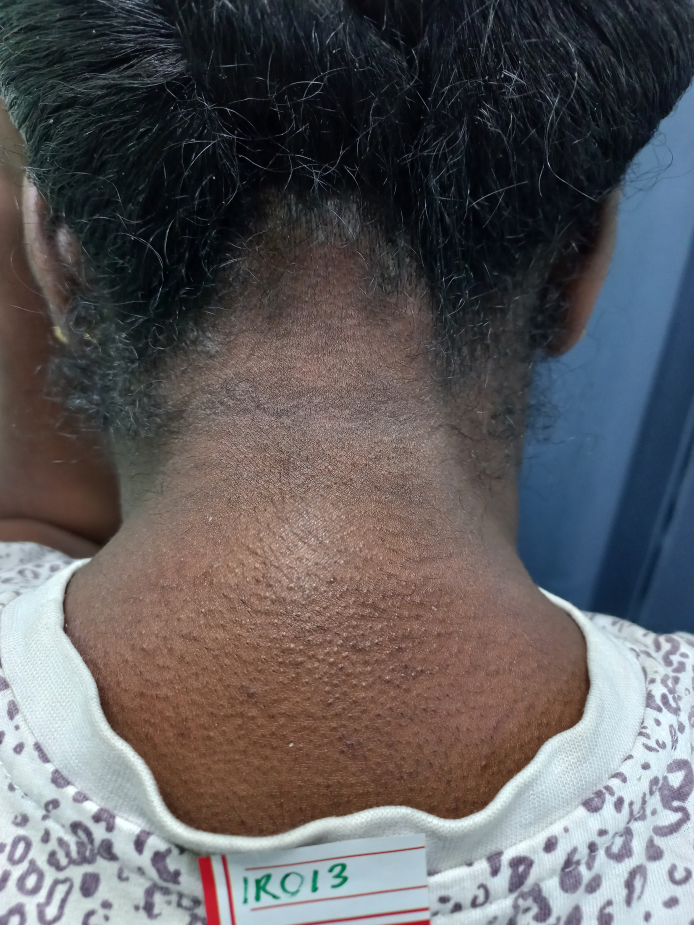
#> input picture Originals/IR013.jpg, 3468 x 4624 px (shown at 1/5 size); its folder holds only this picture in this run
$ python extract_channels.py
#> lines starting #> are read from the running program, lines starting #| are printed output that depends on the picture
### Functions/fileFunctions.py
import os
import cv2
import argparse
import csv
import matplotlib.pyplot as plt

def write_to_csv(output_file_path, fieldnames, data):
    #The fieldnames and data shuld be in an array form.
    file_exists = os.path.exists(output_file_path)
    with open(output_file_path, mode='a', newline='') as file:
        writer = csv.DictWriter(file, fieldnames=fieldnames)
        # Write header if the file is newly created
        if not file_exists:
            writer.writeheader()
        # Write rows
        for row in data:
            writer.writerow(row)

# [7 lines left out: function makeFolder, not called in this run]

def readFromFile(filepath, file):
    #The file param can come from the increment of the directory loop
    # for file in os.listdir(filepath)
    # construct the argument parse and parse the arguments
#> called with filepath = 'Originals', file = 'IR013.jpg'
    ap = argparse.ArgumentParser()
    ap.add_argument("-i", "--image", help="path to the image file", default=f'{filepath}/{file}')
    args = vars(ap.parse_args())
    image = cv2.imread(args["image"])
#> image is the input picture: shape (4624, 3468, 3); mean B, G, R 93.7, 91.8, 94.2
    image = cv2.resize(image, (300, 300))
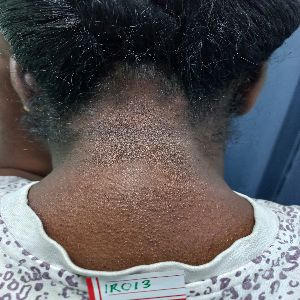
#> image: shape (300, 300, 3); mean B, G, R 93.6, 91.7, 94.1
    #This image is output as BGR
    return image

# [52 lines left out: functions readFromFile_noResize, writeImgTofile, filmStripPlot, showfilmStripPlot, not called in this run]

### Functions/ImgAnalysisFunctions.py
import cv2
import matplotlib.pyplot as plt
import numpy as np
import os
import argparse
from statistics import mean
from Functions.maskFunctions import *
from Functions.fileFunctions import *

def k_means(image, k=3):
#> called with k = 2
    pxl_val = image.reshape((-1,3))
    pxl_val = np.float32(pxl_val)
    #print(pxl_val.shape)
    criteria = (cv2.TERM_CRITERIA_EPS + cv2.TERM_CRITERIA_MAX_ITER, 100, 0.2)
    k = 3
    _, labels, (centers) = cv2.kmeans(pxl_val, k, None, criteria, 10, cv2.KMEANS_RANDOM_CENTERS)
#> centers = [[38.46, 33.94, 30.45], [209.8, 205.3, 193.5], [96.09, 97.56, 111.3]]
    centers = np.uint8(centers)
#> centers = [[38, 33, 30], [209, 205, 193], [96, 97, 111]]
    labels = labels.flatten()
    segmented_image = centers[labels.flatten()]
    segmented_image = segmented_image.reshape(image.shape)
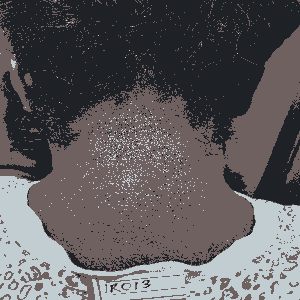
#> segmented_image: shape (300, 300, 3); mean B, G, R 93.3, 91, 93.7
    #Remember the center points are output as bgr
    return segmented_image, centers

# [407 lines left out: functions k_meansFolder, k_meansFile, grayHist, grayHistnoBlk, rgbHist_w_Msk, rgbHist and 10 more, not called in this run]

### extract_channels.py
import os
import cv2
import numpy as np
import csv
import random
import math
from statistics import mean
from Functions.fileFunctions import write_to_csv
from Functions.fileFunctions import readFromFile
from Functions.ImgAnalysisFunctions import k_means

RGB_SCALE = 255
CMYK_SCALE = 100

def sRGBtoLinearRGB(c):
    if c <= 0.04045:
        return c / 12.92
    else:
        return round((((c + 0.055) / 1.055) ** 2.4),2)

def rgb_to_cmyk(r, g, b):
    if (r, g, b) == (0, 0, 0):
        # black
        return 0, 0, 0, CMYK_SCALE

    # rgb [0,255] -> cmy [0,1]
    c = 1 - r / RGB_SCALE
    m = 1 - g / RGB_SCALE
    y = 1 - b / RGB_SCALE

    # extract out k [0, 1]
    min_cmy = min(c, m, y)
    c = (c - min_cmy) / (1 - min_cmy)
    m = (m - min_cmy) / (1 - min_cmy)
    y = (y - min_cmy) / (1 - min_cmy)
    k = min_cmy

    # rescale to the range [0,CMYK_SCALE]
    return int(c * CMYK_SCALE), int(m * CMYK_SCALE), int(y * CMYK_SCALE), int(k * CMYK_SCALE)

def rgbToLab(r, g, b) :
    r = r / 255
    g = g / 255
    b = b / 255

    if r > 0.04045:
        r = (r + 0.055) / 1.055 ** 2.4
    else:
        r = r / 12.92

    if g > 0.04045:
        g = (g + 0.055) / 1.055 ** 2.4
    else:
        g = g / 12.92

    if b > 0.04045:
        b = (b + 0.055) / 1.055 ** 2.4
    else:
        b = b / 12.92

    x = (r * 0.4124 + g * 0.3576 + b * 0.1805) / 0.95047
    y = (r * 0.2126 + g * 0.7152 + b * 0.0722) / 1.00000
    z = (r * 0.0193 + g * 0.1192 + b * 0.9505) / 1.08883

    if x > 0.008856:
        x = x ** (1 / 3)
    else:
        x = (7.787 * x) + 16 / 116
    if y > 0.008856:
        y = y ** (1 / 3)
    else:
        y = (7.787 * y) + 16 / 116
    if z > 0.008856:
        z = z ** (1 / 3)
    else:
        z = (7.787 * z) + 16 / 116

    return round(((116 * y) - 16),3), round((500 * (x - y)),3), round((200 * (y - z)),3)

def rgbToHsv(r, g, b):
    rabs = r / 255
    gabs = g / 255
    babs = b / 255
    v = max(rabs, gabs, babs)
    diff = v - min(rabs, gabs, babs)
    diffc = lambda c: (v - c) / 6 / diff + 1 / 2
    percentRoundFn = lambda num: round(num * 100) / 100
    if diff == 0:
        h = s = 0
    else:
        s = diff / v
        rr = diffc(rabs)
        gg = diffc(gabs)
        bb = diffc(babs)
        if rabs == v:
            h = bb - gg
        elif gabs == v:
            h = (1 / 3) + rr - bb
        elif babs == v:
            h = (2 / 3) + gg - rr
        if h < 0:
            h += 1
        elif h > 1:
            h -= 1
    return round(h * 360),percentRoundFn(s * 100),percentRoundFn(v * 100)

def rgbToLuminance(r, g, b):
      return round((((0.2126*r/255)+(0.7152*g/255)+(0.0722*b/255))*100),2)

def temperature2rgb(kelvin):
    temperature = kelvin / 100.0
    if temperature < 66.0:
        red = 255
    else:
        red = temperature - 55.0
        red = 351.97690566805693 + 0.114206453784165 * red - 40.25366309332127 * math.log(red)
        if red < 0:
            red = 0
        if red > 255:
            red = 255
    if temperature < 66.0:
        green = temperature - 2
        green = -155.25485562709179 - 0.44596950469579133 * green + 104.49216199393888 * math.log(green)
        if green < 0:
            green = 0
        if green > 255:
            green = 255
    else:
        green = temperature - 50.0
        green = 325.4494125711974 + 0.07943456536662342 * green - 28.0852963507957 * math.log(green)
        if green < 0:
            green = 0
        if green > 255:
            green = 255
    if temperature >= 66.0:
        blue = 255
    else:
        if temperature <= 20.0:
            blue = 0
        else:
            blue = temperature - 10
            blue = -254.76935184120902 + 0.8274096064007395 * blue + 115.67994401066147 * math.log(blue)
            if blue < 0:
                blue = 0
            if blue > 255:
                blue = 255
    return {"red": round(red), "blue": round(blue), "green": round(green)}

def rgbToTemperature(r, g, b):
    epsilon = 0.4
    minTemperature = 1000
    maxTemperature = 40000
    while maxTemperature - minTemperature > epsilon:
        temperature = (maxTemperature + minTemperature) / 2
        testRGB = temperature2rgb(temperature)
        if (testRGB["blue"] / testRGB["red"]) >= (b / r):
            maxTemperature = temperature
        else:
            minTemperature = temperature
    return round(temperature)

def rgbToRyb(r, g, b):
    # Remove the whiteness from the color.
    w = min(r, g, b)
    r -= w
    g -= w
    b -= w

    mg = max(r, g, b)

    # Get the yellow out of the red+green.
    y = min(r, g)
    r -= y
    g -= y

    # If this unfortunate conversion combines blue and green, then cut each in
    # half to preserve the value's maximum range.
    if b and g:
        b /= 2.0
        g /= 2.0

    # Redistribute the remaining green.
    y += g
    b += g

    # Normalize to values.
    my = max(r, y, b)
    if my:
        n = mg / my
        r *= n
        y *= n
        b *= n

    # Add the white back in.
    r += w
    y += w
    b += w

    # And return back the ryb typed accordingly.
    return int(r), int(y), int(b)

def rgbToXyz(r, g, b):
    r = sRGBtoLinearRGB(r / 255)
    g = sRGBtoLinearRGB(g / 255)
    b = sRGBtoLinearRGB(b / 255)

    X = 0.4124 * r + 0.3576 * g + 0.1805 * b
    Y = 0.2126 * r + 0.7152 * g + 0.0722 * b
    Z = 0.0193 * r + 0.1192 * g + 0.9505 * b

    return int(X * 100), int(Y * 100), int(Z * 100)

# [16 lines left out: function getRandoPxs, not called in this run]

def calc_bright(pixel):
    r,g,b = pixel
    return 0.299*r+0.587*g+0.114*b

# [28 lines left out: functions light_dark, avg_colour, rounded, not called in this run]

def rgb2(function, r1,r2,r3, dataArray):
    dataArray.append(function(r1,r2,r3))
    return
#0<--Blk+++White-->255

hcmyk = ""
ncmyk = ""
hlab = ""
nlab = ""
hhsv = ""
nhsv = ""
hlum = ""
nlum = ""
htemp = ""
ntemp = ""
hryb = ""
nryb = ""
hxyz = ""
nxyz = ""

filepath = 'Originals'

for file in os.listdir(f'{filepath}'):
    imagebgr = readFromFile(filepath, file)
    segmented_crppd, center = k_means(imagebgr, 2)
#> center = [[38, 33, 30], [209, 205, 193], [96, 97, 111]]
    base_name = file.split("_")[0]
    centArr = []
    # Centre Details
    for i in range(3):
        if (mean([center[i][0], center[i][1], center[i][2]]) > 10):
            centArr.append([center[i][0], center[i][1], center[i][2]])
#> after the loop, centArr = [[38, 33, 30], [209, 205, 193], [96, 97, 111]]

    if (mean([centArr[0][0], centArr[0][1], centArr[0][2]])<mean([centArr[1][0], centArr[1][1], centArr[1][2]])):
        # 0 = Hyper
        # 1 = Normal
        a = 0

    elif(mean([centArr[0][0], centArr[0][1], centArr[0][2]])>mean([centArr[1][0], centArr[1][1], centArr[1][2]])):
        # 0 = Normal
        # 1 = Hyper
        a = 1

    hyperData = []
    normalData = []
    if (a == 0):
        j = 0
        k = 1
    elif (a == 1):
        j = 1
        k = 0

    hcmyk = rgb_to_cmyk(centArr[j][2],centArr[j][1],centArr[j][0])
#> in rgb_to_cmyk, `c = 1 - r / RGB_SCALE`: c = 0.882
#> in rgb_to_cmyk, `m = 1 - g / RGB_SCALE`: m = 0.871
#> in rgb_to_cmyk, `y = 1 - b / RGB_SCALE`: y = 0.851
#> in rgb_to_cmyk, `c = (c - min_cmy) / (1 - min_cmy)`: c = 0.211
#> in rgb_to_cmyk, `m = (m - min_cmy) / (1 - min_cmy)`: m = 0.132
#> in rgb_to_cmyk, `y = (y - min_cmy) / (1 - min_cmy)`: y = 0
#> in rgb_to_cmyk, `k = min_cmy`: k = 0.851
#> hcmyk = (21, 13, 0, 85)
    hlab = rgbToLab(centArr[j][2],centArr[j][1],centArr[j][0])
#> in rgbToLab, `r = r / 255`: r = 0.118
#> in rgbToLab, `g = g / 255`: g = 0.129
#> in rgbToLab, `b = b / 255`: b = 0.149
#> in rgbToLab, `r = (r + 0.055) / 1.055 ** 2.4`: r = 0.152
#> in rgbToLab, `g = (g + 0.055) / 1.055 ** 2.4`: g = 0.162
#> in rgbToLab, `b = (b + 0.055) / 1.055 ** 2.4`: b = 0.179
#> in rgbToLab, `x = (r * 0.4124 + g * 0.3576 + b * 0.1805) / 0.95047`: x = 0.161
#> in rgbToLab, `z = (r * 0.0193 + g * 0.1192 + b * 0.9505) / 1.08883`: z = 0.177
#> in rgbToLab, `x = x ** (1 / 3)`: x = 0.544
#> in rgbToLab, `z = z ** (1 / 3)`: z = 0.562
#> hlab = (47.13, -0.143, -3.46)
    hhsv = rgbToHsv(centArr[j][2],centArr[j][1],centArr[j][0])
#> in rgbToHsv, `rabs = r / 255`: rabs = 0.118
#> in rgbToHsv, `gabs = g / 255`: gabs = 0.129
#> in rgbToHsv, `babs = b / 255`: babs = 0.149
#> in rgbToHsv, `diff = v - min(rabs, gabs, babs)`: diff = 0.0314
#> in rgbToHsv, `s = diff / v`: s = 0.211
#> in rgbToHsv, `rr = diffc(rabs)`: rr = 0.667
#> in rgbToHsv, `gg = diffc(gabs)`: gg = 0.604
#> in rgbToHsv, `bb = diffc(babs)`: bb = 0.5
#> in rgbToHsv, `h = (2 / 3) + gg - rr`: h = 0.604
#> hhsv = (218, 21.05, 14.9)
    hlum = rgbToLuminance(centArr[j][2],centArr[j][1],centArr[j][0])
#> hlum = 12.83
    htemp = rgbToTemperature(centArr[j][2],centArr[j][1],centArr[j][0])
#> htemp = 10318
    hryb = rgbToRyb(centArr[j][2],centArr[j][1],centArr[j][0])
#> in rgbToRyb, `w = min(r, g, b)`: w = 30
#> in rgbToRyb, `r -= w`: r = 0
#> in rgbToRyb, `g -= w`: g = 3
#> in rgbToRyb, `b -= w`: b = 8
#> in rgbToRyb, `y = min(r, g)`: y = 0
#> in rgbToRyb, `b /= 2.0`: b = 4
#> in rgbToRyb, `g /= 2.0`: g = 1.5
#> in rgbToRyb, `b += g`: b = 5.5
#> in rgbToRyb, `n = mg / my`: n = 1.45
#> in rgbToRyb, `y *= n`: y = 2.18
#> in rgbToRyb, `b *= n`: b = 8
#> in rgbToRyb, `r += w`: r = 30
#> in rgbToRyb, `y += w`: y = 32.18
#> in rgbToRyb, `b += w`: b = 38
#> hryb = (30, 32, 38)
    hxyz = rgbToXyz(centArr[j][2],centArr[j][1],centArr[j][0])
#> in rgbToXyz, `r = sRGBtoLinearRGB(r / 255)`: r = 0.01
#> in rgbToXyz, `g = sRGBtoLinearRGB(g / 255)`: g = 0.02
#> in rgbToXyz, `X = 0.4124 * r + 0.3576 * g + 0.1805 * b`: X = 0.0149
#> in rgbToXyz, `Y = 0.2126 * r + 0.7152 * g + 0.0722 * b`: Y = 0.0179
#> in rgbToXyz, `Z = 0.0193 * r + 0.1192 * g + 0.9505 * b`: Z = 0.0216
#> hxyz = (1, 1, 2)

    ncmyk = rgb_to_cmyk(centArr[k][2],centArr[k][1],centArr[k][0])
#> ncmyk = (7, 1, 0, 18)
    nlab = rgbToLab(centArr[k][2],centArr[k][1],centArr[k][0])
#> nlab = (89.28, -1.52, -1.54)
    nhsv = rgbToHsv(centArr[k][2],centArr[k][1],centArr[k][0])
#> nhsv = (195, 7.66, 81.96)
    nlum = rgbToLuminance(centArr[k][2],centArr[k][1],centArr[k][0])
#> nlum = 79.5
    ntemp = rgbToTemperature(centArr[k][2],centArr[k][1],centArr[k][0])
#> ntemp = 7406
    nryb = rgbToRyb(centArr[k][2],centArr[k][1],centArr[k][0])
#> nryb = (193, 199, 209)
    nxyz = rgbToXyz(centArr[k][2],centArr[k][1],centArr[k][0])
#> nxyz = (55, 59, 69)


    allData = [{'HCMYK': hcmyk, 'NCMYK': ncmyk, 'HLAB': hlab, 'NLAB': nlab, 'HHSV':hhsv, 'NHSV':nhsv,
                'HLUM':hlum, 'NLUM':nlum, 'HTEMP':htemp, 'NTEMP':ntemp, 'HRYB': hryb, 'NRYB': nryb, 'HXYZ': hxyz, 'NXYZ':nxyz}]

    hyperData = [{'Basename':base_name, 'HCMYK': hcmyk, 'HLAB': hlab,'HHSV':hhsv, 'HLUM':hlum,'HTEMP':htemp, 'HRYB': hryb, 'HXYZ': hxyz}]
    normalData = [{'Basename':base_name, 'NCMYK': ncmyk,'NLAB': nlab,'NHSV':nhsv, 'NLUM':nlum,'NTEMP':ntemp, 'NRYB': nryb, 'NXYZ':nxyz}]

    header_names = ['Basename', 'HCMYK', 'NCMYK', 'HLAB', 'NLAB', 'HHSV', 'NHSV', 'HLUM', 'NLUM', 'HTEMP', 'NTEMP', 'HRYB', 'NRYB', 'HXYZ','NXYZ']
    hyper_names = ['Basename', 'HCMYK','HLAB','HHSV', 'HLUM','HTEMP','HRYB','HXYZ',]
    normal_names = ['Basename', 'NCMYK','NLAB','NHSV', 'NLUM','NTEMP','NRYB','NXYZ']

    write_to_csv('hyperData_channels_frm_ New_Crp2.csv', hyper_names, hyperData)
#> the loop in write_to_csv, `for row in data:` made 1 pass
    write_to_csv('normalData_channels_frm_ New_Crp2.csv', normal_names, normalData)
#> the loop in write_to_csv (call 2), `for row in data:` made 1 pass

$ run again, on Originals/IR060.jpg
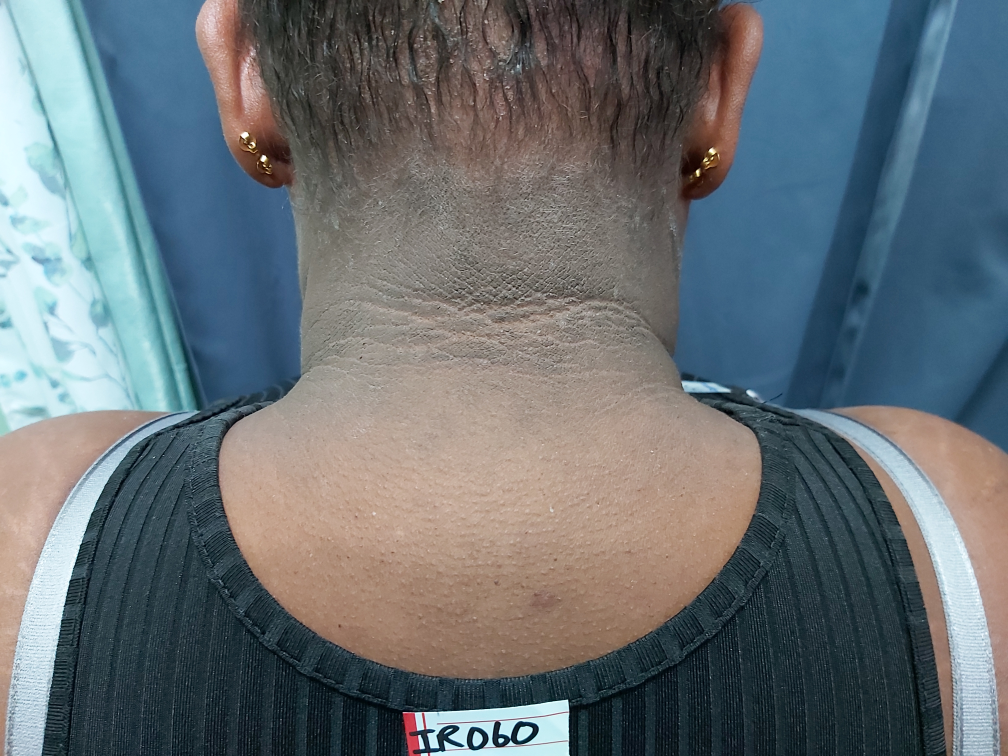
#> input picture Originals/IR060.jpg, 4032 x 3024 px (shown at 1/4 size)
#> in readFromFile, image is the input picture: shape (3024, 4032, 3); mean B, G, R 116.6, 112.1, 103.9
#> in readFromFile, `image = cv2.resize(image, (300, 300))`:
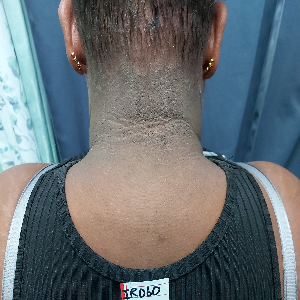
#> image: shape (300, 300, 3); mean B, G, R 116.5, 112, 103.8
#> in k_means, `_, labels, (centers) = cv2.kmeans(pxl_val, k, None, criteria, 10, cv2...`: centers = [[131.5, 141.4, 156.6], [231.2, 223.6, 190.9], [84.84, 71.57, 52.8]]
#> in k_means, `centers = np.uint8(centers)`: centers = [[131, 141, 156], [231, 223, 190], [84, 71, 52]]
#> in k_means, `segmented_image = segmented_image.reshape(image.shape)`:
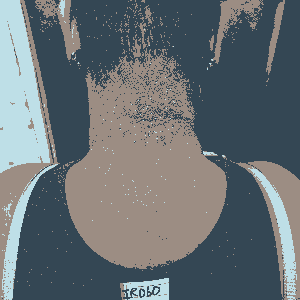
#> segmented_image: shape (300, 300, 3); mean B, G, R 115.8, 111.5, 103
#> in rgb_to_cmyk, `c = 1 - r / RGB_SCALE`: c = 0.388
#> in rgb_to_cmyk, `m = 1 - g / RGB_SCALE`: m = 0.447
#> in rgb_to_cmyk, `y = 1 - b / RGB_SCALE`: y = 0.486
#> min_cmy = 0.388
#> in rgb_to_cmyk, `c = (c - min_cmy) / (1 - min_cmy)`: c = 0
#> in rgb_to_cmyk, `m = (m - min_cmy) / (1 - min_cmy)`: m = 0.0962
#> in rgb_to_cmyk, `y = (y - min_cmy) / (1 - min_cmy)`: y = 0.16
#> k = 0.388
#> hcmyk = (0, 9, 16, 38)
#> in rgbToLab, `r = r / 255`: r = 0.612
#> in rgbToLab, `g = g / 255`: g = 0.553
#> in rgbToLab, `b = b / 255`: b = 0.514
#> in rgbToLab, `r = (r + 0.055) / 1.055 ** 2.4`: r = 0.586
#> in rgbToLab, `g = (g + 0.055) / 1.055 ** 2.4`: g = 0.535
#> in rgbToLab, `b = (b + 0.055) / 1.055 ** 2.4`: b = 0.5
#> in rgbToLab, `x = (r * 0.4124 + g * 0.3576 + b * 0.1805) / 0.95047`: x = 0.551
#> in rgbToLab, `y = (r * 0.2126 + g * 0.7152 + b * 0.0722) / 1.00000`: y = 0.543
#> in rgbToLab, `z = (r * 0.0193 + g * 0.1192 + b * 0.9505) / 1.08883`: z = 0.506
#> in rgbToLab, `x = x ** (1 / 3)`: x = 0.82
#> in rgbToLab, `y = y ** (1 / 3)`: y = 0.816
#> in rgbToLab, `z = z ** (1 / 3)`: z = 0.797
#> hlab = (78.64, 1.85, 3.86)
#> rabs = 0.612
#> gabs = 0.553
#> babs = 0.514
#> v = 0.612
#> diff = 0.098
#> s = 0.16
#> rr = 0.5
#> gg = 0.6
#> bb = 0.667
#> in rgbToHsv, `h = bb - gg`: h = 0.0667
#> hhsv = (24, 16.03, 61.18)
#> hlum = 56.26
#> htemp = 5260
#> w = 131
#> in rgbToRyb, `r -= w`: r = 25
#> in rgbToRyb, `g -= w`: g = 10
#> in rgbToRyb, `b -= w`: b = 0
#> mg = 25
#> in rgbToRyb, `y = min(r, g)`: y = 10
#> in rgbToRyb, `r -= y`: r = 15
#> in rgbToRyb, `g -= y`: g = 0
#> my = 15
#> n = 1.67
#> in rgbToRyb, `r *= n`: r = 25
#> in rgbToRyb, `y *= n`: y = 16.67
#> in rgbToRyb, `r += w`: r = 156
#> in rgbToRyb, `y += w`: y = 147.7
#> in rgbToRyb, `b += w`: b = 131
#> hryb = (156, 147, 131)
#> in rgbToXyz, `r = sRGBtoLinearRGB(r / 255)`: r = 0.33
#> in rgbToXyz, `g = sRGBtoLinearRGB(g / 255)`: g = 0.27
#> in rgbToXyz, `b = sRGBtoLinearRGB(b / 255)`: b = 0.23
#> X = 0.274
#> Y = 0.28
#> Z = 0.257
#> hxyz = (27, 27, 25)
#> ncmyk = (17, 3, 0, 9)
#> nlab = (91.47, -4.29, -3.39)
#> nhsv = (192, 17.75, 90.59)
#> nlum = 84.93
#> ntemp = 9342
#> nryb = (190, 208, 231)
#> nxyz = (61, 69, 85)
#> the loop in write_to_csv, `for row in data:` made 1 pass
#> the loop in write_to_csv (call 2), `for row in data:` made 1 pass

$ run again, on Originals/IR062.jpg
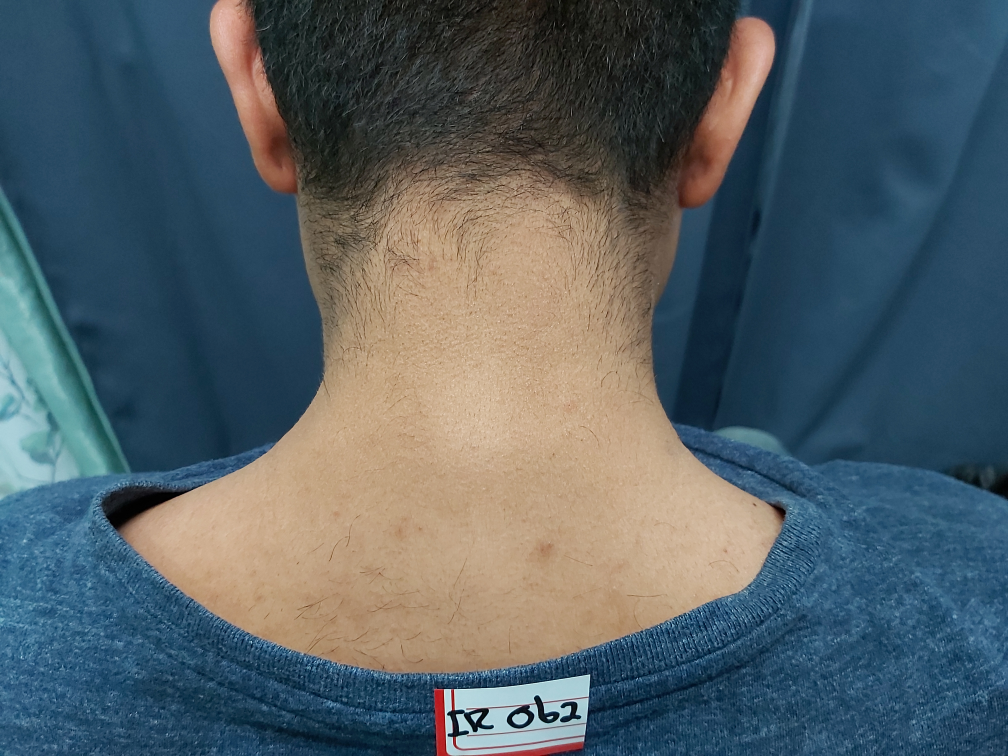
#> input picture Originals/IR062.jpg, 4032 x 3024 px (shown at 1/4 size)
#> in readFromFile, image is the input picture: shape (3024, 4032, 3); mean B, G, R 101.3, 95.9, 83.6
#> in readFromFile, `image = cv2.resize(image, (300, 300))`:
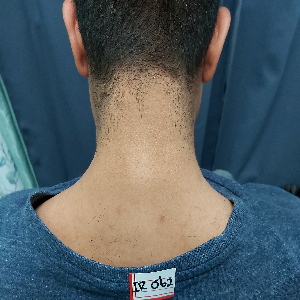
#> image: shape (300, 300, 3); mean B, G, R 101.2, 95.8, 83.5
#> in k_means, `_, labels, (centers) = cv2.kmeans(pxl_val, k, None, criteria, 10, cv2...`: centers = [[56.44, 46.62, 31.07], [134.6, 160.2, 183], [103.8, 80.6, 47.57]]
#> in k_means, `centers = np.uint8(centers)`: centers = [[56, 46, 31], [134, 160, 183], [103, 80, 47]]
#> in k_means, `segmented_image = segmented_image.reshape(image.shape)`:
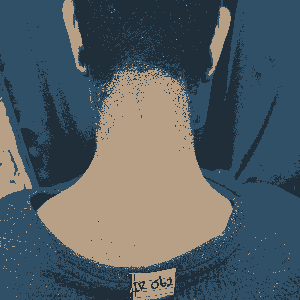
#> segmented_image: shape (300, 300, 3); mean B, G, R 100.6, 95.3, 83.3
#> in rgb_to_cmyk, `c = 1 - r / RGB_SCALE`: c = 0.878
#> in rgb_to_cmyk, `m = 1 - g / RGB_SCALE`: m = 0.82
#> in rgb_to_cmyk, `y = 1 - b / RGB_SCALE`: y = 0.78
#> in rgb_to_cmyk, `c = (c - min_cmy) / (1 - min_cmy)`: c = 0.446
#> in rgb_to_cmyk, `m = (m - min_cmy) / (1 - min_cmy)`: m = 0.179
#> in rgb_to_cmyk, `y = (y - min_cmy) / (1 - min_cmy)`: y = 0
#> k = 0.78
#> hcmyk = (44, 17, 0, 78)
#> in rgbToLab, `r = r / 255`: r = 0.122
#> in rgbToLab, `g = g / 255`: g = 0.18
#> in rgbToLab, `b = b / 255`: b = 0.22
#> in rgbToLab, `r = (r + 0.055) / 1.055 ** 2.4`: r = 0.155
#> in rgbToLab, `g = (g + 0.055) / 1.055 ** 2.4`: g = 0.207
#> in rgbToLab, `b = (b + 0.055) / 1.055 ** 2.4`: b = 0.241
#> in rgbToLab, `x = (r * 0.4124 + g * 0.3576 + b * 0.1805) / 0.95047`: x = 0.191
#> in rgbToLab, `y = (r * 0.2126 + g * 0.7152 + b * 0.0722) / 1.00000`: y = 0.198
#> in rgbToLab, `z = (r * 0.0193 + g * 0.1192 + b * 0.9505) / 1.08883`: z = 0.236
#> in rgbToLab, `x = x ** (1 / 3)`: x = 0.576
#> in rgbToLab, `y = y ** (1 / 3)`: y = 0.583
#> in rgbToLab, `z = z ** (1 / 3)`: z = 0.618
#> hlab = (51.67, -3.66, -6.97)
#> rabs = 0.122
#> gabs = 0.18
#> babs = 0.22
#> diff = 0.098
#> s = 0.446
#> rr = 0.667
#> gg = 0.567
#> bb = 0.5
#> in rgbToHsv, `h = (2 / 3) + gg - rr`: h = 0.567
#> hhsv = (204, 44.64, 21.96)
#> hlum = 17.07
#> htemp = 40000
#> w = 31
#> in rgbToRyb, `r -= w`: r = 0
#> in rgbToRyb, `g -= w`: g = 15
#> in rgbToRyb, `b -= w`: b = 25
#> in rgbToRyb, `y = min(r, g)`: y = 0
#> in rgbToRyb, `b /= 2.0`: b = 12.5
#> in rgbToRyb, `g /= 2.0`: g = 7.5
#> in rgbToRyb, `b += g`: b = 20
#> n = 1.25
#> in rgbToRyb, `y *= n`: y = 9.38
#> in rgbToRyb, `b *= n`: b = 25
#> in rgbToRyb, `r += w`: r = 31
#> in rgbToRyb, `y += w`: y = 40.38
#> in rgbToRyb, `b += w`: b = 56
#> hryb = (31, 40, 56)
#> in rgbToXyz, `r = sRGBtoLinearRGB(r / 255)`: r = 0.01
#> in rgbToXyz, `g = sRGBtoLinearRGB(g / 255)`: g = 0.03
#> in rgbToXyz, `b = sRGBtoLinearRGB(b / 255)`: b = 0.04
#> X = 0.0221
#> Y = 0.0265
#> Z = 0.0418
#> hxyz = (2, 2, 4)
#> ncmyk = (0, 12, 26, 28)
#> nlab = (82.41, 1.62, 8.49)
#> nhsv = (32, 26.78, 71.76)
#> nlum = 63.93
#> ntemp = 4525
#> nryb = (177, 183, 134)
#> nxyz = (36, 36, 27)
#> the loop in write_to_csv, `for row in data:` made 1 pass
#> the loop in write_to_csv (call 2), `for row in data:` made 1 pass
